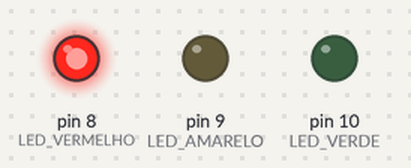
Bench run of a sketch on a simulated Arduino Uno, built with avr-gcc and run on an emulated ATmega328P. Parts: output pins drawn as LEDs (lit = HIGH).

Above: at 0.2 s.
At 4.7 s:
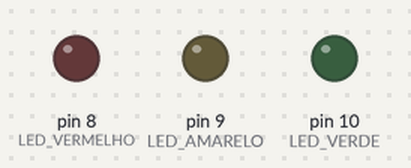
At 10.3 s:
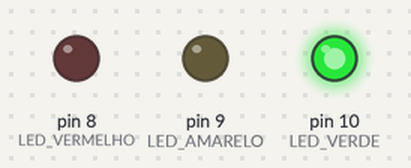
At 20.5 s:
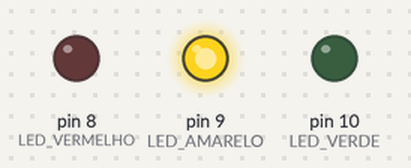
Timing chart, 0 to 21.3 s (numbered marks = the images above):
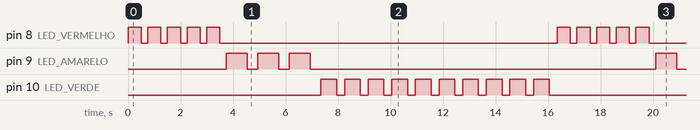

The sketch:

semaforo31-desafio.ino
```cpp
/*
 * Author: Edvonaldo Horácio (edvonaldo.santos@ifal.edu.br)
 * Data: 25/06/2025
 * Descrição: Este programa é a implementação de um semáforo
 * usando Arduino UNO
*/

#define TEMPO_ON_VERMELHO 500
#define TEMPO_OFF_VERMELHO 250
#define TEMPO_ON_AMARELO 800
#define TEMPO_OFF_AMARELO 400
#define TEMPO_ON_VERDE 600
#define TEMPO_OFF_VERDE 300


#define LED_VERMELHO 8// Definindo LED_VERMELHO como 8
#define LED_AMARELO 9// Definindo LED_AMARELO como 9
#define LED_VERDE 10// Definindo LED_VERDE como 10

/**!
 * @apresentacao Esta função faz um LED piscar
 * um determinado número de vezes
 *
 * @parametro pinoLed: um inteiro que recebe o valor do pino do led
 * @parametro qtdeDeVezes: um inteiro que recebe a quantidade de vezes que o led vai piscar
 * @retval
 */
void piscarLed(int pinoLed, int qtdeDeVezes, int tempoOn, int tempoOff)
{
  for(int i = 0; i < qtdeDeVezes; ++i)
  {
    digitalWrite(pinoLed, HIGH);
    delay(tempoOn);
    digitalWrite(pinoLed, LOW);
    delay(tempoOff);
  }
}


void setup()
{
  pinMode(LED_VERMELHO, OUTPUT);// Led vermelho
  pinMode(LED_AMARELO, OUTPUT);// Led amarelo
  pinMode(LED_VERDE, OUTPUT);// Led verde
}

void loop()
{
  piscarLed(LED_VERMELHO, 5, TEMPO_ON_VERMELHO, TEMPO_OFF_VERMELHO);
  piscarLed(LED_AMARELO, 3, TEMPO_ON_AMARELO, TEMPO_OFF_AMARELO);
  piscarLed(LED_VERDE, 10, TEMPO_ON_VERDE, TEMPO_OFF_VERDE);
}
```

Measured:
- by itself, pin 8 (LED_VERMELHO): repeats every 16.4 s: 4 × (LOW 0.25 s, HIGH 0.50 s), LOW 12.9 s, HIGH 0.50 s
- by itself, pin 9 (LED_AMARELO): repeats every 16.4 s: 2 × (LOW 0.40 s, HIGH 0.80 s), LOW 13.2 s, HIGH 0.80 s
- by itself, pin 10 (LED_VERDE): repeats every 16.4 s: 9 × (LOW 0.30 s, HIGH 0.60 s), LOW 7.7 s, HIGH 0.60 s
